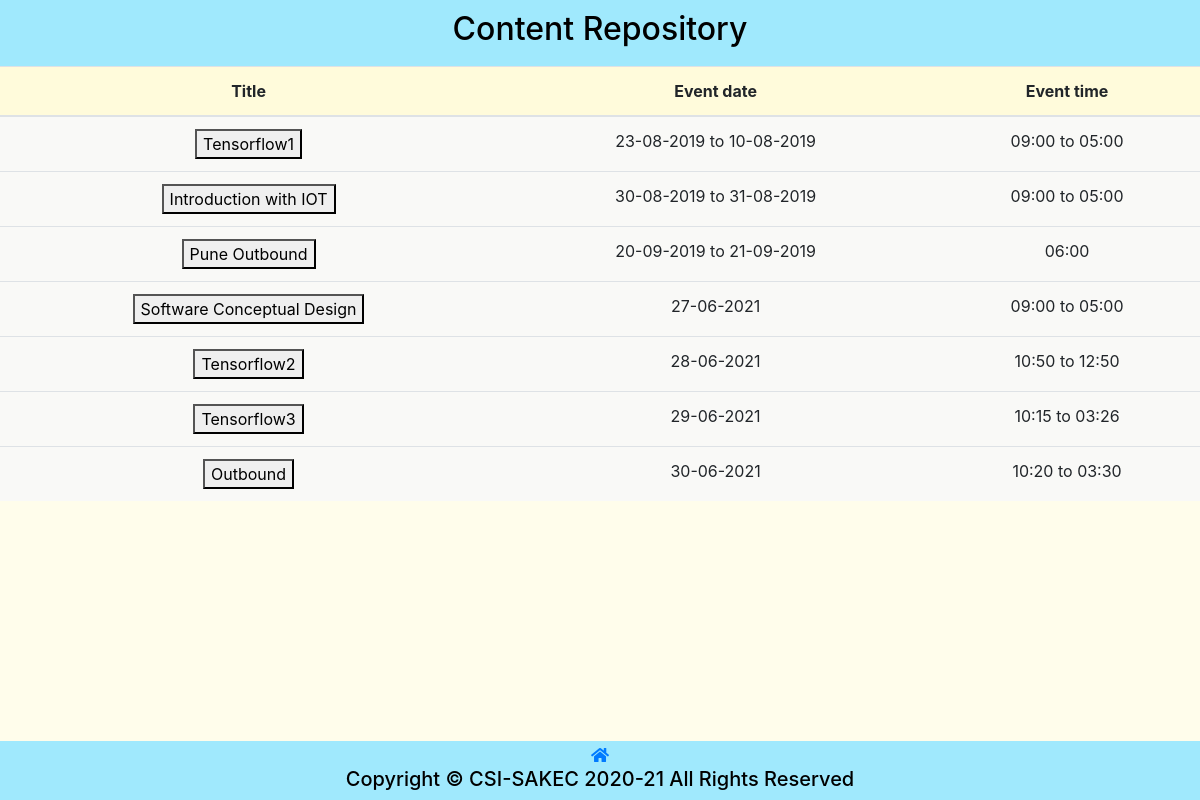
Screenshot of /content_repository.php with the database file from the repository.
### tables this page shows
CREATE TABLE `event` (
    `id` int(11) NOT NULL,
    `title` varchar(225) NOT NULL,
    `subtitle` varchar(255) NOT NULL,
    `banner` varchar(256) NOT NULL,
    `e_from_date` date NOT NULL,
    `e_to_date` date NOT NULL,
    `e_from_time` time NOT NULL,
    `e_to_time` time NOT NULL,
    `e_description` text NOT NULL,
    `fee_m` int(5) NOT NULL,
    `fee` int(5) NOT NULL,
    `live` tinyint(1) NOT NULL
);

### content_repository.php (the view, shortened to what this page needs)
<!DOCTYPE html>
<html lang="en" xmlns="http://www.w3.org/1999/xhtml">
<head>
    <link rel="stylesheet" href="https://cdn.jsdelivr.net/npm/bootstrap@4.5.3/dist/css/bootstrap.min.css">
	<link rel="stylesheet" href="https://cdnjs.cloudflare.com/ajax/libs/animate.css/4.1.1/animate.min.css" />
	<link rel="stylesheet" href="https://use.fontawesome.com/releases/v5.8.2/css/all.css">
    <link rel="stylesheet" href="css/attendance.css?v=<?php echo time(); ?>">
</head>
<body>
    <header>
        <h2 style="text-align: center;">Content Repository</h2>
    </header>
    <table class="table">
        <thead class="table-head">
            <tr>
                <th scope="col">Title</th>
                <th>Event date</th>
                <th>Event time</th>
            </tr>
        </thead>
        <tbody>
            <div class="table-content" style="font-size: large;">
            <?php
                require_once "config.php";
                        $sql = "SELECT * FROM `event`";
                        $query = mysqli_query($conn, $sql);
                        if (mysqli_num_rows($query) > 0) {
                            while ($row = mysqli_fetch_assoc($query)) {
            ?>
                        <tr>
                            <td>
                                <form action="eventimages.php" method="POST">
                                    <button type="submit" name = "event"><?php echo $row['title']; ?></button>
                                </form>
                            </td>
                            <td>
                                <?php
                                    if($row['e_from_date']!=$row['e_to_date']){
                                        echo date("d-m-Y",strtotime($row['e_from_date']))." to ".date("d-m-Y",strtotime($row['e_to_date']));
                                    }
                                    else{
                                        echo date("d-m-Y",strtotime($row['e_from_date']));
                                    }
                                ?>
                            </td>
                            <td>
                                <?php
                                if($row['e_from_time']!=$row['e_to_time']){
                                    echo date("h:i",strtotime($row['e_from_time']))." to ".date("h:i",strtotime($row['e_to_time']));
                                }
                                else{
                                    echo date("h:i",strtotime($row['e_from_time']));
                                }
                                ?>
                            </td>
                        </tr>
            <?php
                            }
                        } else {
                            echo "<td>No Record Found</td><td/><td/><td/><td/><td/><td/><td/><td/><td/>";
                        }
            ?>
            </div>
        </tbody>
    </table>
    <div class="spacer" style="height:30px;"></div>
    <div class="spacer" style="height:10px;"></div>
    <div class="footer">
        <div class="spacer" style="height:2px;"></div>
        <a href="index.php"><i class="fas fa-home"></i></a>
        <h5>Copyright &copy; CSI-SAKEC 2020-21 All Rights Reserved</h5>
    </div>
</body>
</html>

### css/attendance.css (style rules this page uses)
body { text-align: center; background-color: #fffdeb; font-family: -apple-system,BlinkMacSystemFont,"Segoe UI",Roboto,"Helvetica Neue",Arial,"Noto Sans",sans-serif,"Apple Color Emoji","Segoe UI Emoji","Segoe UI Symbol","Noto Color Emoji"; margin: 0; color: white; padding: 0; color: black; }
header { color: black; background-color: #a0e9fd; padding: 10px; }
.footer { text-align: center; background-color: #a0e9fd; left: 0; bottom: 0; width: 100%; }
.table thead th { vertical-align: bottom; border-bottom: 2px solid #dee2e6; background: #fffbdb; }
.table { width: 100%; margin-bottom: 1rem; color: #212529; background: #f9f9f7; }
@media only screen and (min-width: 600px) { .footer { position: fixed; } }

### rows the page displays
event: title "Tensorflow1", e_from_date "23-08-2019", e_to_date "10-08-2019", e_from_time "09:00", e_to_time "05:00"
event: title "Introduction with IOT", e_from_date "30-08-2019", e_to_date "31-08-2019", e_from_time "09:00", e_to_time "05:00"
event: title "Pune Outbound", e_from_date "20-09-2019", e_to_date "21-09-2019", e_from_time "06:00"
event: title "Software Conceptual Design", e_from_date "27-06-2021", e_from_time "09:00", e_to_time "05:00"
event: title "Tensorflow2", e_from_date "28-06-2021", e_from_time "10:50", e_to_time "12:50"
event: title "Tensorflow3", e_from_date "29-06-2021", e_from_time "10:15", e_to_time "03:26"
event: title "Outbound", e_from_date "30-06-2021", e_from_time "10:20", e_to_time "03:30"
